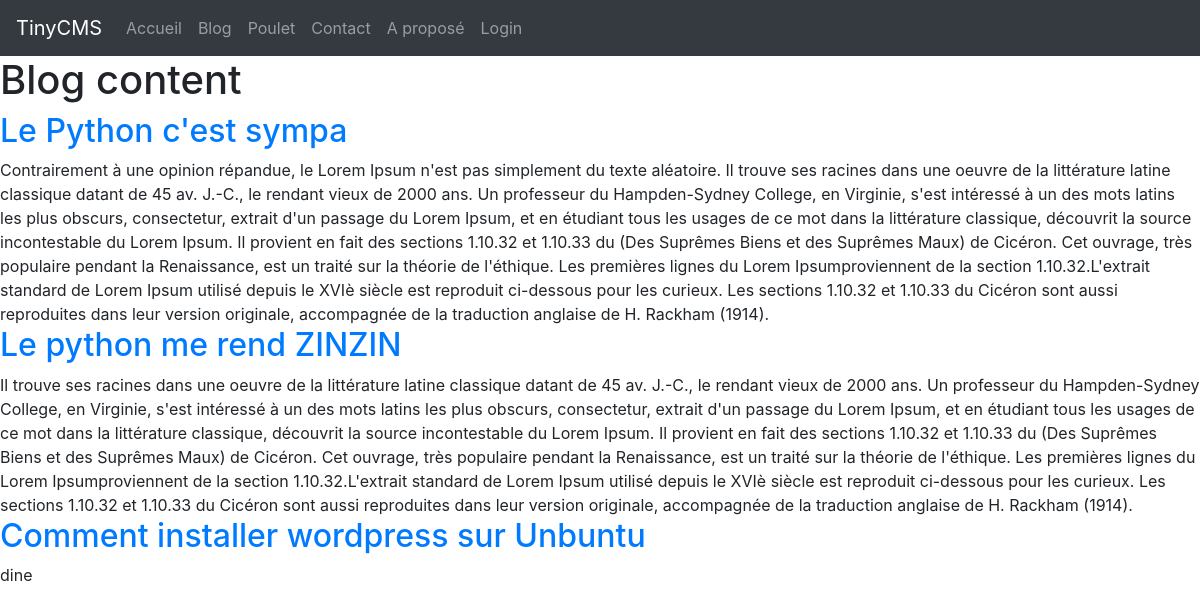
/blog, run on an earlier commit of the app's database.
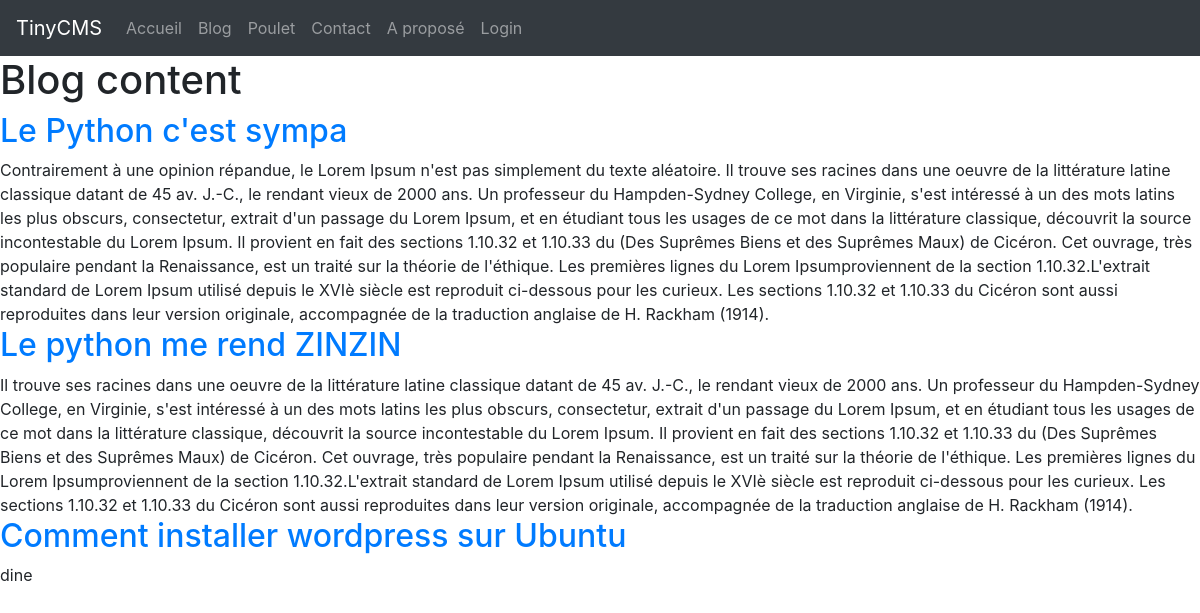
And on a later commit of the database.
### views.py (models this page shows, shortened)
class Post(db.Model):
    id = db.Column(db.Integer, primary_key=True)
    title = db.Column(db.String(100), nullable=False)
    slug = db.Column(db.String(100), nullable=False,  unique=True)
    abstract = db.Column(db.Text, nullable=False)
    abstract_image = db.Column(db.String(200))
    content = db.Column(db.Text, nullable=False)
    creation_date = db.Column(db.DateTime, nullable=False, default=datetime.utcnow)
    published = db.Column(db.Boolean, nullable=False, default=False)
    user_id = db.Column(db.Integer, db.ForeignKey('user.id'), nullable=False)
    user = db.relationship('User', backref=db.backref('posts', lazy=True))
    tags = db.relationship('Tag', secondary=tags, lazy='subquery', backref=db.backref('posts', lazy=True))

### views.py (the view)
@app.route('/blog')
def blog():
    posts = Post.query.filter_by(published=True)
    return render_template('site-blog.html', posts=posts)

### views.py (called while the page is built)
@app.context_processor
def inject_pages():
    pages = Page.query.filter_by(published=True)
    return {'site_pages': pages}

### templates/site-blog.html (shortened to what this page needs)
{% extends 'site.html' %}
{% block site_content %}
    <h1>Blog content</h1>
    {% for post in posts %}
        <h2><a href="{{ url_for('post_detail', slug=post.slug) }}">{{ post.title }}</a></h2>
        {{ post.content }}
    {% endfor %}
{% endblock %}

What changed in the data, as far as the page shows it:
changed Post "dine": title "Comment installer wordpress sur Unbuntu" → "Comment installer wordpress sur Ubuntu"
